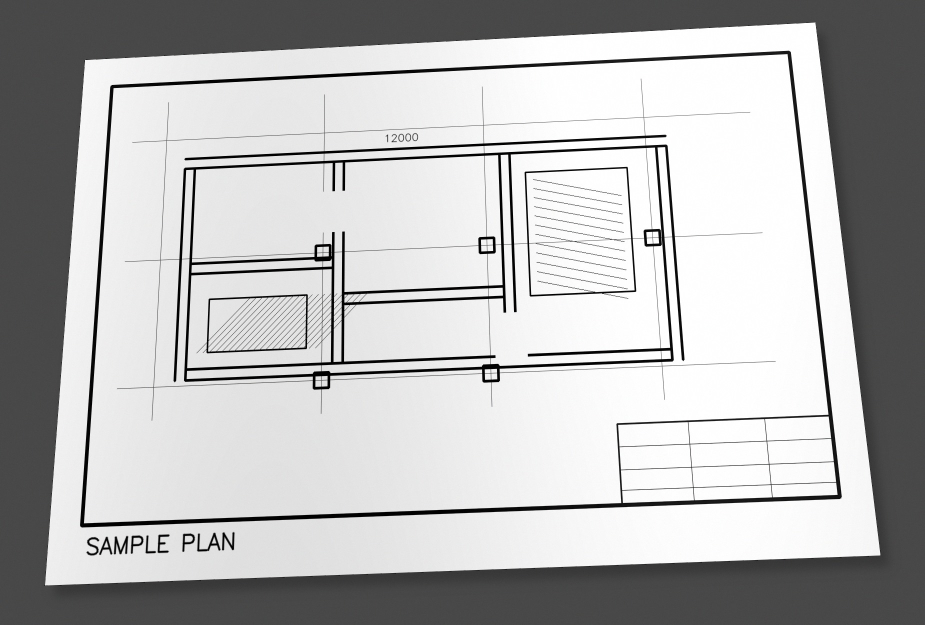
#> input picture cad_photo_to_dxf/samples/test.jpg, 1850 x 1250 px (shown at 1/2 size)
$ python -i text_protection.py   (imports and definitions only)
#> lines starting #> are read from the running program, lines starting #| are printed output that depends on the picture; after the words box and inside, x2 and y2 are one past the last pixel; in counts of white or black regions, pixels touching at a corner belong together
### cad_photo_to_dxf/app/resolution.py
from __future__ import annotations

from collections.abc import Iterable, Sequence
from math import floor, isfinite


REFERENCE_LONG_EDGE_PX = 2400.0
MIN_IMAGE_LONG_EDGE_FOR_SCALING = 800.0
MIN_RESOLUTION_SCALE = 0.5
MAX_RESOLUTION_SCALE = 3.0


def _positive_finite(value: float, name: str) -> float:
    normalized = float(value)
    if not isfinite(normalized) or normalized <= 0:
        raise ValueError(f"{name} must be a positive finite number")
    return normalized


def _clamp_scale(value: float) -> float:
    normalized = _positive_finite(value, "Resolution scale")
    return max(MIN_RESOLUTION_SCALE, min(MAX_RESOLUTION_SCALE, normalized))


def image_resolution_scale(
    shape: Sequence[int],
    *,
    reference_long_edge_px: float = REFERENCE_LONG_EDGE_PX,
) -> float:
    """Return a bounded multiplier for pixel-domain parameters.

    Tiny synthetic images retain scale 1.0 so unit tests and small icons are not
    interpreted as photographed sheets. Real images scale all distance-based
    parameters against one reference long edge.
    """
    reference = _positive_finite(reference_long_edge_px, "Reference long edge")
    if len(shape) < 2:
        raise ValueError("Image shape must contain height and width")
    height = int(shape[0])
    width = int(shape[1])
    if height <= 0 or width <= 0:
        raise ValueError("Image dimensions must be positive")
    long_edge = float(max(height, width))
    if long_edge < MIN_IMAGE_LONG_EDGE_FOR_SCALING:
        return 1.0
    return _clamp_scale(long_edge / reference)


# [18 lines left out: function coordinate_resolution_scale, not called in this run]


def scaled_int(value: float, scale: float, *, minimum: int = 0) -> int:
    normalized_value = float(value)
    normalized_scale = _positive_finite(scale, "Scale")
    if not isfinite(normalized_value) or normalized_value < 0:
        raise ValueError("Scaled value must be a non-negative finite number")
    if minimum < 0:
        raise ValueError("Minimum must be non-negative")
    return max(int(minimum), int(round(normalized_value * normalized_scale)))


# [14 lines left out: functions scaled_odd, spatial_bucket, not called in this run]

### cad_photo_to_dxf/app/text_protection.py
from __future__ import annotations

import math
from dataclasses import dataclass

import cv2
import numpy as np

from .line_detect import LineSegment
from .resolution import image_resolution_scale, scaled_int

TEXT_MASK_RESTORATION = "text_mask_restoration"


@dataclass(frozen=True)
class TextProtectionResult:
    mask: np.ndarray
    candidate_component_count: int
    text_region_count: int
    rejected_line_count: int = 0
    restored_lines: tuple[LineSegment, ...] = ()


def _as_binary_gray(image: np.ndarray) -> np.ndarray:
    if image.ndim == 3:
        image = cv2.cvtColor(image, cv2.COLOR_BGR2GRAY)
    if image.ndim != 2 or image.size == 0:
        raise ValueError("Text protection requires a non-empty grayscale image")
    if image.dtype != np.uint8:
        raise ValueError("Text protection requires an 8-bit image")
    return image


def detect_text_region_mask(binary_image: np.ndarray) -> TextProtectionResult:
    """Find conservative rows or columns of glyph-like connected components.

    The mask does not claim to understand the text. It only marks compact groups
    of small printed components so their horizontal and vertical strokes are not
    exported as independent CAD LINE entities.
    """
    image = _as_binary_gray(binary_image)
    scale = image_resolution_scale(image.shape)
#> scale = 0.771
    foreground = np.where(image < 128, 255, 0).astype(np.uint8)
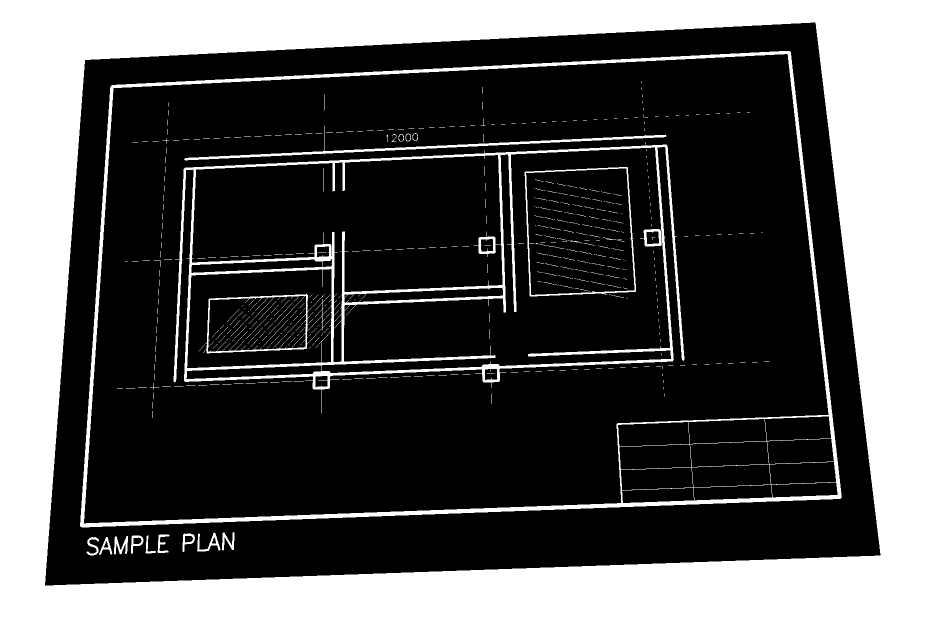
#> foreground: shape (1250, 1850) (shown at 1/2 size); 32.5% white; 664 white regions (620 under 20 px), largest, box (x1, y1, x2, y2) and area: (0, 0, 1850, 1250) 653164, (347, 289, 1369, 827) 40325, (160, 102, 1684, 1055) 37852
    count, labels, stats, _centroids = cv2.connectedComponentsWithStats(
        foreground,
        connectivity=8,
    )
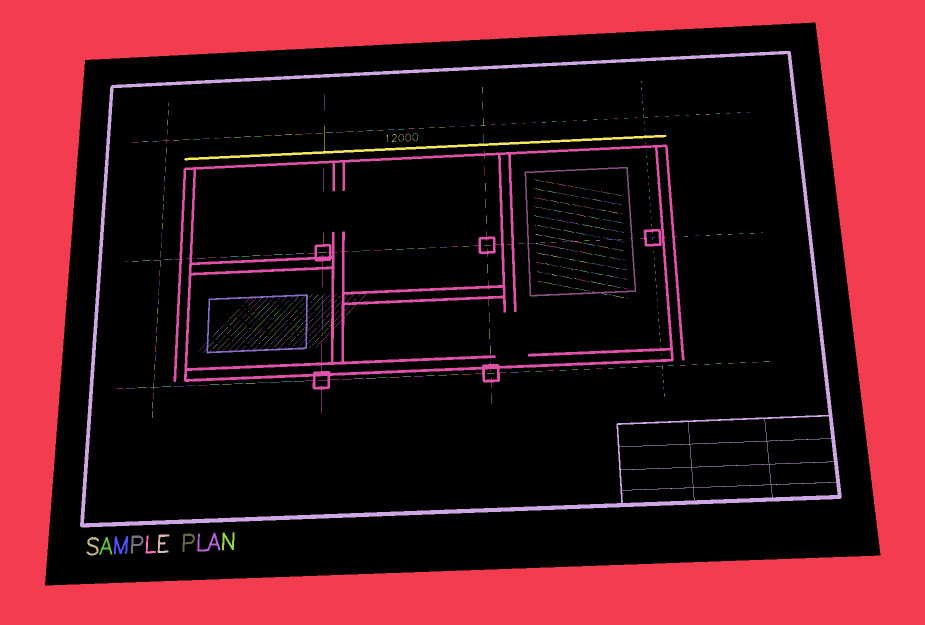
#> labels: shape (1250, 1850) int32 (shown at 1/2 size); 665 distinct labels, from 0 to 664; one colour per label, 0 black
#> count = 665; stats = 665 rows, first 6: [90, 45, 1671, 1126, 1561792], [0, 0, 1850, 1250, 653164], [160, 102, 1524, 953, 37852], [1282, 162, 1, 4, 4], [964, 174, 1, 13, 13], [1283, 175, 1, 5, 5]

    min_height = scaled_int(4, scale, minimum=3)
#> min_height = 3
    max_height = scaled_int(120, scale, minimum=24)
#> max_height = 92
    max_width = scaled_int(180, scale, minimum=32)
#> max_width = 139
    min_area = max(4, round(5.0 * scale * scale))
#> min_area = 4
    max_area = max(320, round(12000.0 * scale * scale))
#> max_area = 7130

    candidate_mask = np.zeros_like(image)
    candidate_boxes: list[tuple[int, int, int, int]] = []
    for label in range(1, count):
        x, y, width, height, area = (int(value) for value in stats[label])
        if not (min_height <= height <= max_height):
            continue
        if not (1 <= width <= max_width):
            continue
        if not (min_area <= area <= max_area):
            continue
        fill_ratio = area / max(float(width * height), 1.0)
        aspect = width / max(float(height), 1.0)
        if not (0.025 <= fill_ratio <= 0.96):
            continue
        if not (0.06 <= aspect <= 10.0):
            continue
        candidate_mask[labels == label] = 255
        candidate_boxes.append((x, y, width, height))
#> this loop made 664 passes
#> (x, y, width, height, area) on passes 1, 2, 43: (0, 0, 1850, 1250, 653164), (160, 102, 1524, 953, 37852), (368, 251, 965, 70, 4816)
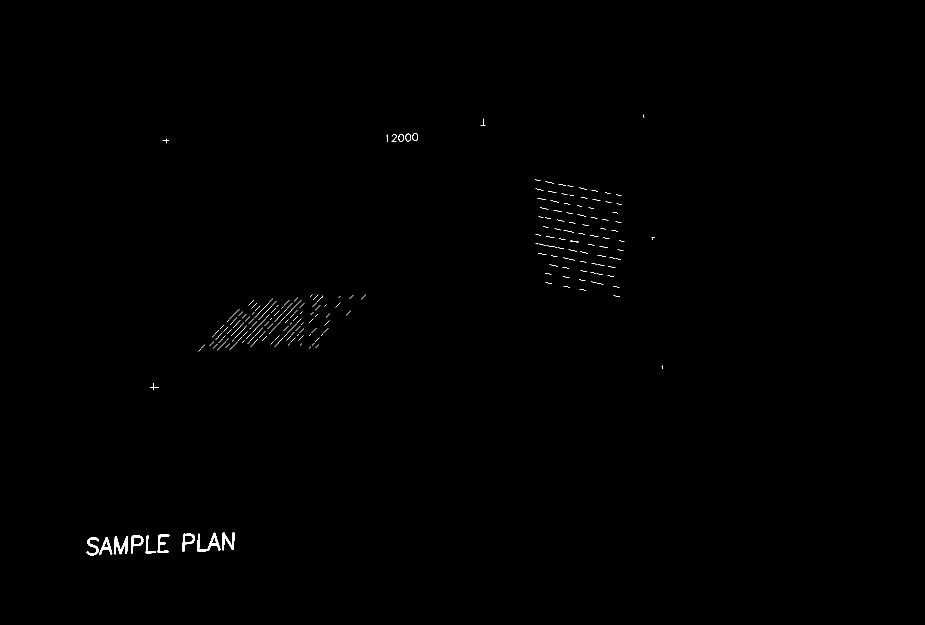
#> candidate_mask: shape (1250, 1850) (shown at 1/2 size); 0.25% white; 219 white regions (192 under 20 px), largest, box (x1, y1, x2, y2) and area: (394, 1065, 441, 1103) 525, (228, 1072, 256, 1109) 495, (444, 1064, 469, 1101) 408
#> after the loop, candidate_boxes = 219 items, first 6: (1287, 229, 2, 6), (961, 237, 10, 15), (811, 267, 11, 16), (825, 266, 11, 16), (772, 269, 4, 15), (783, 268, 10, 16)

    if not candidate_boxes:
        return TextProtectionResult(np.zeros_like(image), 0, 0)

    horizontal_kernel = cv2.getStructuringElement(
        cv2.MORPH_RECT,
        (
            scaled_int(28, scale, minimum=8),
            scaled_int(7, scale, minimum=2),
        ),
    )
    vertical_kernel = cv2.getStructuringElement(
        cv2.MORPH_RECT,
        (
            scaled_int(7, scale, minimum=2),
            scaled_int(28, scale, minimum=8),
        ),
    )
    grouped = cv2.max(
        cv2.dilate(candidate_mask, horizontal_kernel, iterations=1),
        cv2.dilate(candidate_mask, vertical_kernel, iterations=1),
    )
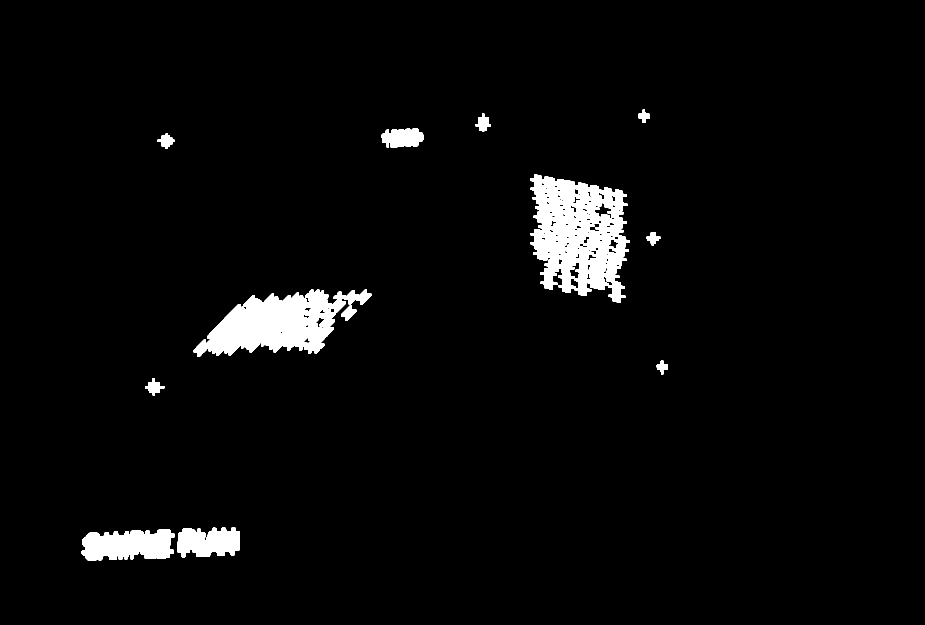
#> grouped: shape (1250, 1850) (shown at 1/2 size); 3.4% white; 12 white regions, largest, box (x1, y1, x2, y2) and area: (1060, 349, 1260, 605) 32950, (387, 579, 743, 714) 24930, (163, 1059, 350, 1122) 9097
    group_count, _group_labels, group_stats, _ = cv2.connectedComponentsWithStats(
        grouped,
        connectivity=8,
    )
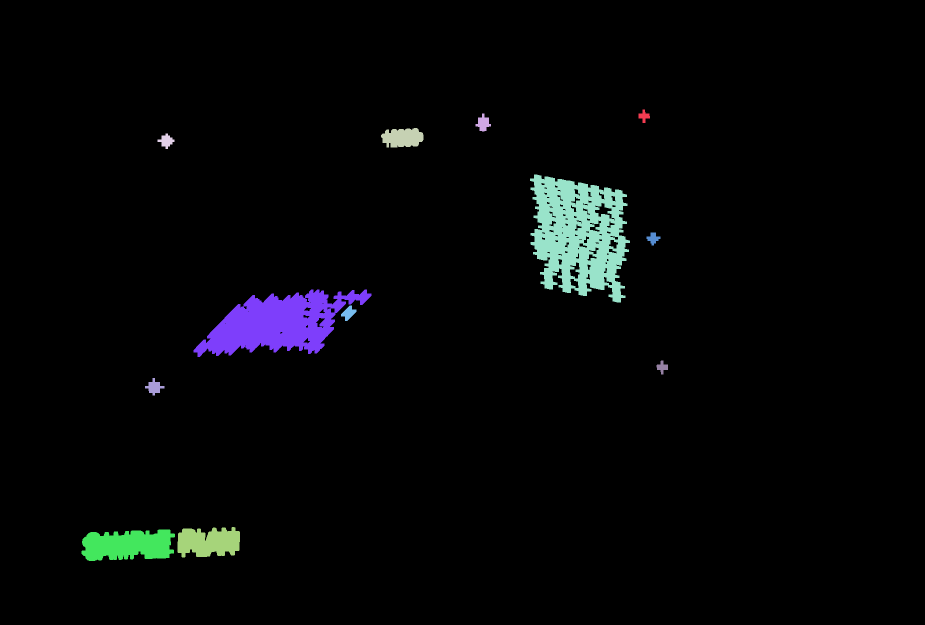
#> _group_labels: shape (1250, 1850) int32 (shown at 1/2 size); 13 distinct labels, from 0 to 12; one colour per label, 0 black
#> group_count = 13; group_stats = 13 rows, first 6: [0, 0, 1850, 1250, 2233604], [1277, 219, 23, 27, 322], [951, 227, 31, 36, 620], [762, 256, 85, 39, 2599], [315, 267, 34, 31, 549], [1060, 349, 200, 256, 32950]

    mask = np.zeros_like(image)
    margin = scaled_int(4, scale, minimum=2)
#> margin = 3
    accepted_regions = 0
    for group_label in range(1, group_count):
        x, y, width, height, area = (
            int(value) for value in group_stats[group_label]
        )
        if width < min_height and height < min_height:
            continue
        components_in_group = 0
        for bx, by, bw, bh in candidate_boxes:
            center_x = bx + bw * 0.5
            center_y = by + bh * 0.5
            if x <= center_x <= x + width and y <= center_y <= y + height:
                components_in_group += 1
        horizontal_text = width >= height * 1.2
        vertical_text = height >= width * 1.2
        compact_word = components_in_group >= 2 and (
            horizontal_text or vertical_text or components_in_group >= 4
        )
        dense_single = (
            components_in_group == 1
            and area >= min_area * 6
            and max(width, height) <= max_height * 1.25
        )
        if not (compact_word or dense_single):
            continue
        x1 = max(0, x - margin)
        y1 = max(0, y - margin)
        x2 = min(image.shape[1] - 1, x + width + margin)
        y2 = min(image.shape[0] - 1, y + height + margin)
        cv2.rectangle(mask, (x1, y1), (x2, y2), 255, thickness=-1)
        accepted_regions += 1
#> this loop made 12 passes
#> (x, y, width, height, area, horizontal_text, vertical_text, compact_word) on passes 1 to 12: (1277, 219, 23, 27, 322, False, False, False), (951, 227, 31, 36, 620, False, False, False), (762, 256, 85, 39, 2599, True, False, True), (315, 267, 34, 31, 549, False, False, False), (1060, 349, 200, 256, 32950, False, True, True), (1293, 465, 28, 26, 391, False, False, False), (387, 579, 356, 135, 24930, True, False, True), (682, 611, 31, 31, 493, False, False, False), (1313, 721, 23, 28, 343, False, True, False), (290, 756, 39, 35, 647, False, False, False), (355, 1054, 125, 61, 5955, True, False, True), (163, 1059, 187, 63, 9097, True, False, True)
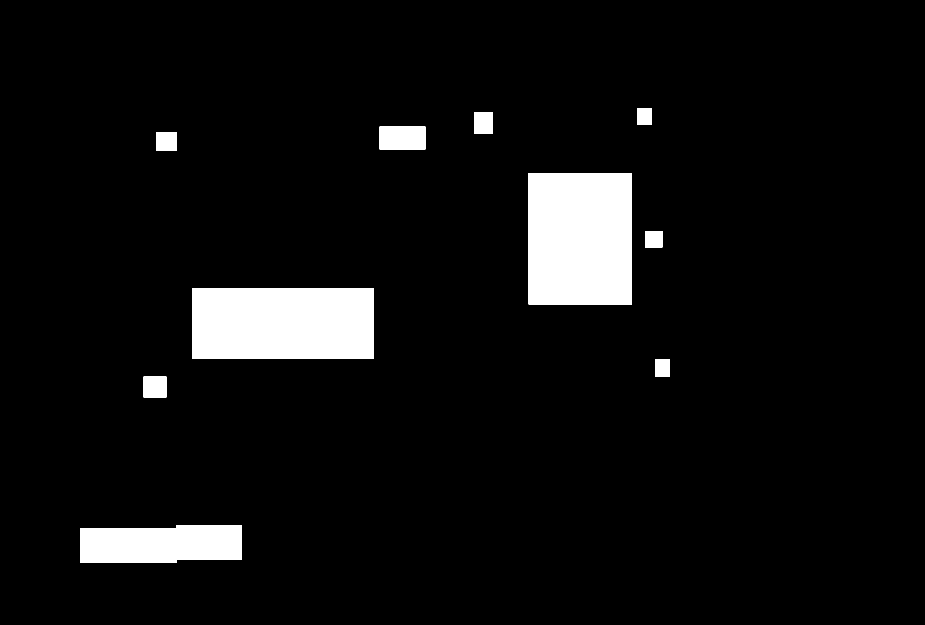
#> mask: shape (1250, 1850) (shown at 1/2 size); 6.1% white; 10 white regions, largest, box (x1, y1, x2, y2) and area: (1057, 346, 1264, 609) 54441, (384, 576, 747, 718) 51546, (160, 1051, 484, 1126) 22430
#> after the loop, accepted_regions = 12

    return TextProtectionResult(
        mask,
        len(candidate_boxes),
        accepted_regions,
    )


# [203 lines left out: functions _line_mask_coverage, _line_mask_continuity, _axis_orientation, _axis_interval, _collinear_peer_indices, _structural_connection_counts and 1 more, not called in this run]

>>> import cv2
>>> picture = cv2.imread('../samples/test.jpg', cv2.IMREAD_GRAYSCALE)
>>> result = detect_text_region_mask(picture)
